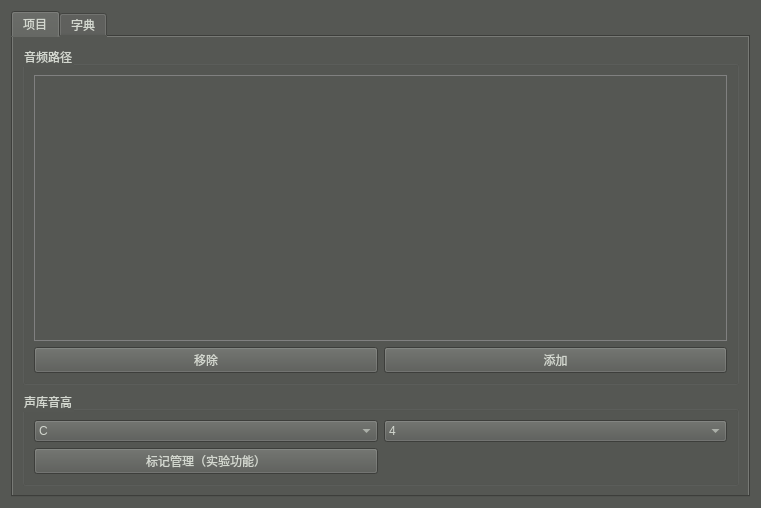
<?xml version="1.0" encoding="UTF-8"?>
<ui version="4.0">
 <class>Prset</class>
 <widget class="QDialog" name="Prset">
  <property name="geometry">
   <rect>
    <x>0</x>
    <y>0</y>
    <width>761</width>
    <height>508</height>
   </rect>
  </property>
  <property name="windowTitle">
   <string>项目设置</string>
  </property>
  <property name="windowIcon">
   <iconset resource="src.qrc">
    <normaloff>:/imag/icon.png</normaloff>:/imag/icon.png</iconset>
  </property>
  <property name="styleSheet">
   <string notr="true">
QWidget{
background-color: rgb(85, 87, 83);

color: rgb(211, 215, 207);
}

QToolTip{

background-color:rgb(46, 52, 54);
color: rgb(211, 215, 207);
border:1px solid rgb(85, 87, 83);
}</string>
  </property>
  <layout class="QGridLayout" name="gridLayout">
   <item row="0" column="0">
    <widget class="QTabWidget" name="tabWidget">
     <property name="styleSheet">
      <string notr="true">background-color: rgb(85, 87, 83);
color: rgb(211, 215, 207);</string>
     </property>
     <property name="currentIndex">
      <number>0</number>
     </property>
     <widget class="QWidget" name="tab">
      <attribute name="title">
       <string>项目</string>
      </attribute>
      <layout class="QGridLayout" name="gridLayout_4">
       <item row="0" column="0">
        <widget class="QGroupBox" name="groupBox">
         <property name="title">
          <string>音频路径</string>
         </property>
         <layout class="QGridLayout" name="gridLayout_2">
          <item row="1" column="0">
           <widget class="QPushButton" name="remove">
            <property name="text">
             <string>移除</string>
            </property>
            <property name="autoDefault">
             <bool>false</bool>
            </property>
           </widget>
          </item>
          <item row="0" column="0" colspan="2">
           <widget class="QListWidget" name="path">
            <property name="styleSheet">
             <string notr="true">
QListWidget{
background-color: rgb(85, 87, 83);
color: rgb(211, 215, 207);
border:1px solid grey;
}

QListWidget::disabled{
background-color: rgb(136, 138, 133);
color: rgb(211, 215, 207);
border:1px solid grey;
}

QScrollBar:vertical {
        border: 1px solid grey;
        background-color:rgb(136, 138, 133);
        width: 20px;
        margin: 0px 0 0px 0;
    }
    QScrollBar::handle:vertical {
        border: 	1px solid grey;
        border-radius: 7px;
        background-color: rgb(85, 87, 83);
        min-height: 60px;
        margin: 0px 0px 0px 0px;
    }
    QScrollBar::add-line:vertical {
        border: none;
        background: rgb(85, 87, 83);
        height: 0px;
        subcontrol-position: bottom;
        subcontrol-origin: margin;
    }
    QScrollBar::sub-line:vertical {
        border: none;
background: rgb(85, 87, 83);
        height: 0px;
        subcontrol-position: top;
        subcontrol-origin: margin;
    }
    QScrollBar::add-page:vertical {
        background-color: rgb(136, 138, 133);
    }
    QScrollBar::sub-page:vertical {
        background-color:rgb(136, 138, 133);
    }
QScrollBar:vertical:disabled{
        border: 1px solid rgb(238, 238, 236);
        background-color:rgb(186, 189, 182);
        width: 20px;
        margin: 0px 0 0px 0;
    }
    QScrollBar::handle:vertical:disabled{
        border: 	1px solid rgb(238, 238, 236);
        border-radius: 7px;
        background-color:rgb(186, 189, 182);
        min-height: 60px;
        margin: 0px 0px 0px 0px;
    }
    QScrollBar::add-line:vertical:disabled{
        border: none;
        background: rgb(85, 87, 83);
        height: 0px;
        subcontrol-position: bottom;
        subcontrol-origin: margin;
    }
    QScrollBar::sub-line:vertical:disabled{
        border: none;
background: rgb(85, 87, 83);
        height: 0px;
        subcontrol-position: top;
        subcontrol-origin: margin;
    }
    QScrollBar::add-page:vertical:disabled{
        background-color:rgb(186, 189, 182);
    }
    QScrollBar::sub-page:vertical:disabled {
        background-color:rgb(186, 189, 182);
    }
    
</string>
            </property>
           </widget>
          </item>
          <item row="1" column="1">
           <widget class="QPushButton" name="add">
            <property name="text">
             <string>添加</string>
            </property>
            <property name="autoDefault">
             <bool>false</bool>
            </property>
           </widget>
          </item>
         </layout>
        </widget>
       </item>
       <item row="1" column="0">
        <widget class="QGroupBox" name="groupBox_2">
         <property name="title">
          <string>声库音高</string>
         </property>
         <layout class="QGridLayout" name="gridLayout_3">
          <item row="0" column="0">
           <widget class="QComboBox" name="P1">
            <item>
             <property name="text">
              <string>C</string>
             </property>
            </item>
            <item>
             <property name="text">
              <string>C#</string>
             </property>
            </item>
            <item>
             <property name="text">
              <string>D</string>
             </property>
            </item>
            <item>
             <property name="text">
              <string>D#</string>
             </property>
            </item>
            <item>
             <property name="text">
              <string>E</string>
             </property>
            </item>
            <item>
             <property name="text">
              <string>F</string>
             </property>
            </item>
            <item>
             <property name="text">
              <string>F#</string>
             </property>
            </item>
            <item>
             <property name="text">
              <string>G</string>
             </property>
            </item>
            <item>
             <property name="text">
              <string>G#</string>
             </property>
            </item>
            <item>
             <property name="text">
              <string>A</string>
             </property>
            </item>
            <item>
             <property name="text">
              <string>A#</string>
             </property>
            </item>
            <item>
             <property name="text">
              <string>B</string>
             </property>
            </item>
           </widget>
          </item>
          <item row="0" column="1">
           <widget class="QComboBox" name="P2">
            <property name="currentIndex">
             <number>4</number>
            </property>
            <item>
             <property name="text">
              <string>0</string>
             </property>
            </item>
            <item>
             <property name="text">
              <string>1</string>
             </property>
            </item>
            <item>
             <property name="text">
              <string>2</string>
             </property>
            </item>
            <item>
             <property name="text">
              <string>3</string>
             </property>
            </item>
            <item>
             <property name="text">
              <string>4</string>
             </property>
            </item>
            <item>
             <property name="text">
              <string>5</string>
             </property>
            </item>
            <item>
             <property name="text">
              <string>6</string>
             </property>
            </item>
            <item>
             <property name="text">
              <string>7</string>
             </property>
            </item>
            <item>
             <property name="text">
              <string>8</string>
             </property>
            </item>
            <item>
             <property name="text">
              <string>9</string>
             </property>
            </item>
           </widget>
          </item>
          <item row="1" column="0">
           <widget class="QPushButton" name="flagm">
            <property name="text">
             <string>标记管理（实验功能）</string>
            </property>
            <property name="autoDefault">
             <bool>false</bool>
            </property>
           </widget>
          </item>
         </layout>
        </widget>
       </item>
      </layout>
     </widget>
     <widget class="QWidget" name="tab_2">
      <attribute name="title">
       <string>字典</string>
      </attribute>
      <layout class="QVBoxLayout" name="verticalLayout_2">
       <item>
        <widget class="QPlainTextEdit" name="dic">
         <property name="styleSheet">
          <string notr="true">QScrollBar:vertical {
        border: 1px solid grey;
        background-color:rgb(136, 138, 133);
        width: 20px;
        margin: 0px 0 0px 0;
    }
    QScrollBar::handle:vertical {
        border: 	1px solid grey;
        border-radius: 7px;
        background-color: rgb(85, 87, 83);
        min-height: 60px;
        margin: 0px 0px 0px 0px;
    }
    QScrollBar::add-line:vertical {
        border: none;
        background: rgb(85, 87, 83);
        height: 0px;
        subcontrol-position: bottom;
        subcontrol-origin: margin;
    }
    QScrollBar::sub-line:vertical {
        border: none;
background: rgb(85, 87, 83);
        height: 0px;
        subcontrol-position: top;
        subcontrol-origin: margin;
    }
    QScrollBar::add-page:vertical {
        background-color: rgb(136, 138, 133);
    }
    QScrollBar::sub-page:vertical {
        background-color:rgb(136, 138, 133);
    }
QScrollBar:vertical:disabled{
        border: 1px solid rgb(238, 238, 236);
        background-color:rgb(186, 189, 182);
        width: 20px;
        margin: 0px 0 0px 0;
    }
    QScrollBar::handle:vertical:disabled{
        border: 	1px solid rgb(238, 238, 236);
        border-radius: 7px;
        background-color:rgb(186, 189, 182);
        min-height: 60px;
        margin: 0px 0px 0px 0px;
    }
    QScrollBar::add-line:vertical:disabled{
        border: none;
        background: rgb(85, 87, 83);
        height: 0px;
        subcontrol-position: bottom;
        subcontrol-origin: margin;
    }
    QScrollBar::sub-line:vertical:disabled{
        border: none;
background: rgb(85, 87, 83);
        height: 0px;
        subcontrol-position: top;
        subcontrol-origin: margin;
    }
    QScrollBar::add-page:vertical:disabled{
        background-color:rgb(186, 189, 182);
    }
    QScrollBar::sub-page:vertical:disabled {
        background-color:rgb(186, 189, 182);
    }
    
</string>
         </property>
         <property name="placeholderText">
          <string>在此处输入字典</string>
         </property>
        </widget>
       </item>
       <item>
        <widget class="QLabel" name="la">
         <property name="styleSheet">
          <string notr="true">color: rgb(138, 226, 52);</string>
         </property>
         <property name="text">
          <string>正确</string>
         </property>
        </widget>
       </item>
       <item>
        <widget class="QLabel" name="le">
         <property name="styleSheet">
          <string notr="true">color: rgb(239, 41, 41);</string>
         </property>
         <property name="text">
          <string>错误</string>
         </property>
        </widget>
       </item>
      </layout>
     </widget>
    </widget>
   </item>
  </layout>
 </widget>
 <resources>
  <include location="src.qrc"/>
 </resources>
 <connections/>
</ui>
